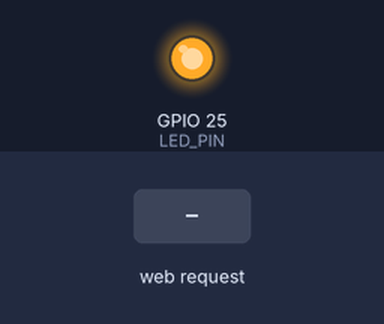
Recording of a sketch running on a simulated ESP32. On the bench: output pins drawn as LEDs (lit = HIGH). Inputs (shaded band) come from the test bench. What the sketch prints to the serial monitor is not drawn.

Above: at 1.2 s.
1.3 s: HTTP request GET /led?state=on received
At 2.1 s:
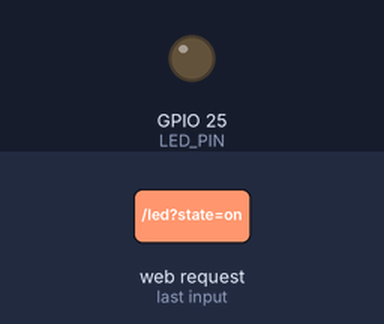
2.8 s: HTTP request GET /led?state=off received
At 3.2 s:
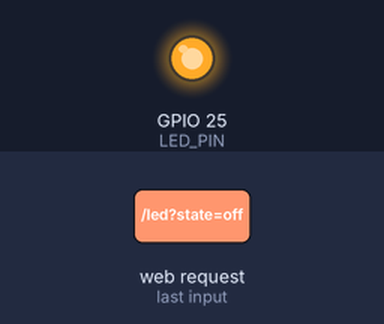
Timing chart, 0 to 5.8 s (numbered marks = the images above; inputs shaded):
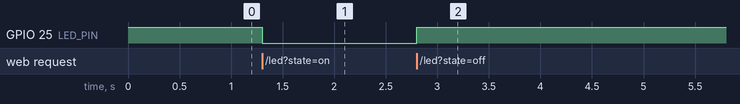

The sketch:

red_deep.ino
```cpp
#include <WiFi.h>
#include <WebServer.h>
#include "myHtml.h"
#include "led.h"

WebServer server(80);

void handleRoot() {
  String html = red_HTML;
  html.replace("{{SSID}}", WiFi.softAPSSID());
  server.send(200, "text/html", html);
}

void handleLED() {
  if (server.hasArg("state")) {
    String state = server.arg("state");
    if (state == "on") {
      ledOn();
    } else if (state == "off") {
      ledOff();
    }
    server.send(200, "text/plain", "OK");
  }
}

void setup() {
  Serial.begin(115200);

  // WiFi AP 모드 설정
  WiFi.softAP("홍길동", NULL);

  // WiFi 설정 후에 pinMode 설정
  setupLED();

  Serial.print("AP SSID: ");
  Serial.println(WiFi.softAPSSID());
  Serial.print("AP IP: ");
  Serial.println(WiFi.softAPIP());

  server.on("/", handleRoot);
  server.on("/led", handleLED);
  server.begin();
}

void loop() {
  server.handleClient();
}
```

led.cpp
```cpp
#include "led.h"
#include <Arduino.h>

const int LED_PIN = 25;

void setupLED() {
  pinMode(LED_PIN, OUTPUT);
  digitalWrite(LED_PIN, HIGH); // Low에서 On이므로 초기에는 Off
}

void ledOn() {
  digitalWrite(LED_PIN, LOW);
}

void ledOff() {
  digitalWrite(LED_PIN, HIGH);
}
```

led.h
```cpp
#ifndef LED_H
#define LED_H

void setupLED();
void ledOn();
void ledOff();

#endif
```

myHtml.h
```cpp
#ifndef MYHTML_H
#define MYHTML_H

const char* red_HTML = R"**(
<!DOCTYPE html>
<html lang='ko'>
<head>
    <meta charset='UTF-8'>
    <meta name='viewport' content='width=device-width, initial-scale=1.0'>
    <title>ESP32 LED 제어</title>
    <style>
        body {
            font-family: Arial, sans-serif;
            text-align: center;
            margin: 50px;
            background-color: #f0f0f0;
        }
        .container {
            background: white;
            padding: 30px;
            border-radius: 15px;
            box-shadow: 0 4px 8px rgba(0,0,0,0.1);
            max-width: 400px;
            margin: 0 auto;
        }
        h1 {
            color: #333;
            margin-bottom: 20px;
        }
        .ssid-info {
            background: #e8f5e8;
            padding: 15px;
            border-radius: 8px;
            margin: 20px 0;
            border: 2px solid #4caf50;
        }
        .button-container {
            margin: 25px 0;
        }
        .btn {
            padding: 12px 25px;
            margin: 0 10px;
            border: none;
            border-radius: 25px;
            cursor: pointer;
            font-size: 16px;
            font-weight: bold;
            transition: all 0.3s;
        }
        .btn-on {
            background: #4caf50;
            color: white;
        }
        .btn-on:hover {
            background: #45a049;
            transform: scale(1.05);
        }
        .btn-off {
            background: #f44336;
            color: white;
        }
        .btn-off:hover {
            background: #da190b;
            transform: scale(1.05);
        }
        .status {
            margin-top: 20px;
            padding: 10px;
            border-radius: 5px;
            font-weight: bold;
        }
        .on { background: #d4edda; color: #155724; }
        .off { background: #f8d7da; color: #721c24; }
    </style>
</head>
<body>
    <div class='container'>
        <h1>🔴 RED LED 제어</h1>

        <div class='ssid-info'>
            <h3>📶 접속된 AP 정보</h3>
            <p><strong>SSID:</strong> {{SSID}}</p>
        </div>

        <div class='button-container'>
            <button class='btn btn-on' onclick='controlLED("on")'>LED 켜기</button>
            <button class='btn btn-off' onclick='controlLED("off")'>LED 끄기</button>
        </div>

        <div id='status' class='status off'>현재 상태: LED 꺼짐</div>
    </div>

    <script>
        function controlLED(state) {
            fetch('/led?state=' + state)
                .then(response => response.text())
                .then(data => {
                    const statusDiv = document.getElementById('status');
                    if (state === 'on') {
                        statusDiv.textContent = '현재 상태: LED 켜짐';
                        statusDiv.className = 'status on';
                    } else {
                        statusDiv.textContent = '현재 상태: LED 꺼짐';
                        statusDiv.className = 'status off';
                    }
                })
                .catch(error => console.error('Error:', error));
        }
    </script>
</body>
</html>
)**";

#endif
```

Measured:
- after the input at 1.3 s, GPIO 25 (LED_PIN): HIGH → LOW at once
- after the input at 2.8 s, GPIO 25 (LED_PIN): LOW → HIGH at once
